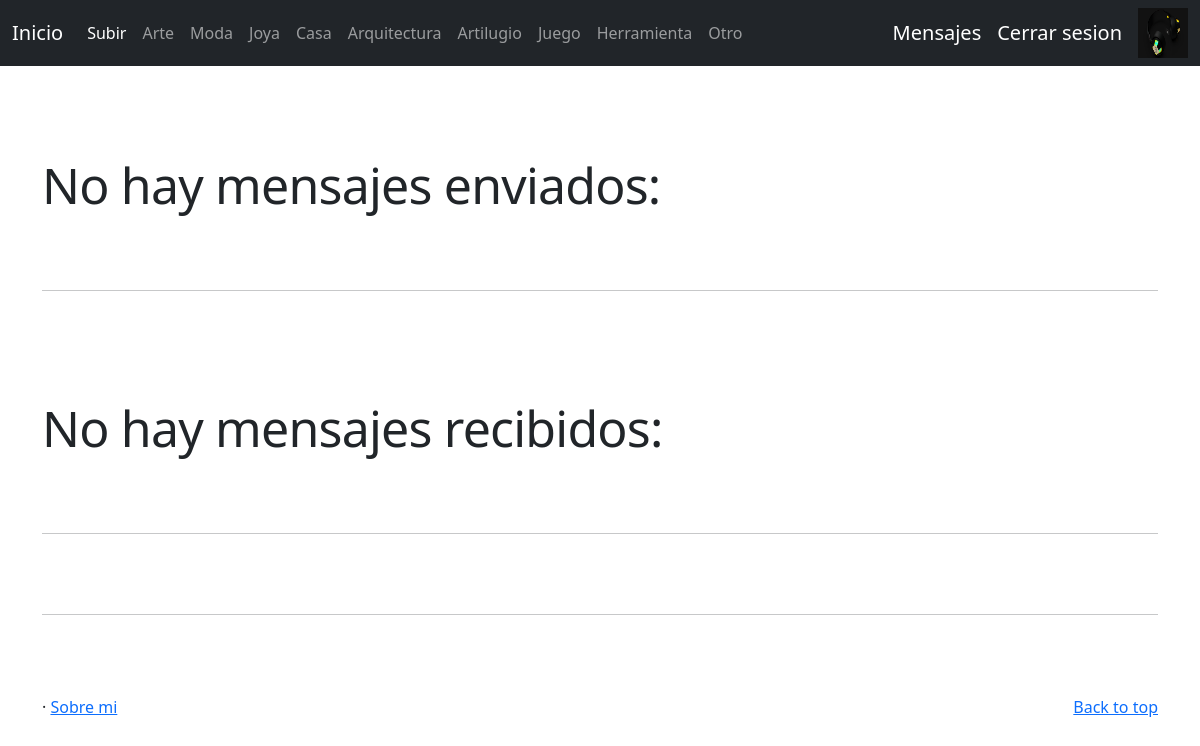
/Base/emisorAndReceptor/ (signed in), run on an earlier commit of the app's database.
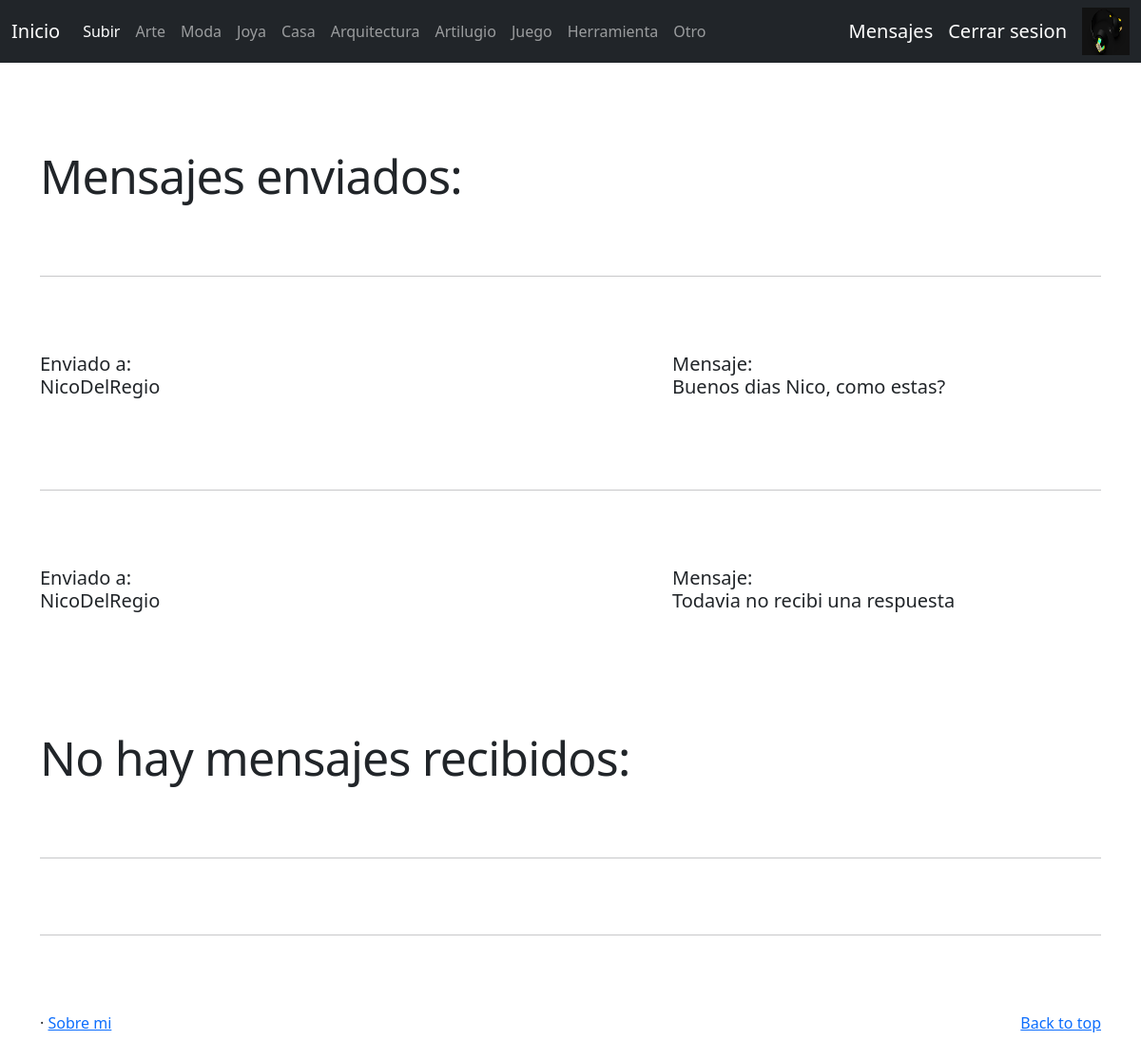
And on a later commit of the database.
### Base/models.py (models this page shows)
class Mensaje(models.Model):
    emisor = models.ForeignKey(User, on_delete=models.CASCADE)
    receptor = models.CharField(max_length=100)
    texto = models.TextField()

### Base/views.py (the view)
# urls.py: path("emisorAndReceptor/", emisorAndReceptor, name="emisorAndReceptor"),
def emisorAndReceptor(request):
    emisor = ["emisor"]
    receptor = ["receptor"]
    user=request.user
    if emisor != "" and receptor != "":
        mensaje = Mensaje.objects.filter(emisor=user).all()
        mesaje = Mensaje.objects.filter(receptor=user).all()
        return render(request, "mensaje2.html", {"mensaje": mensaje, "mesaje": mesaje, "avatar": obtenerAvatar(request)})
    else:
        return render(request, "mensaje2.html")

### Base/views.py (called while the page is built)
def obtenerAvatar(request):
    avatares=Avatar.objects.filter(user=request.user.id)
    if len(avatares)!=0:
        return avatares[0].image.url
    else:
        return "/media/avatar/default.png"

### Base/templates/mensaje2.html (shortened to what this page needs)
{% extends "index.html" %}
{% load static %}
{% block contenido_que_cambia %}
{% if mensaje %}
<h2 class="featurette-heading fw-normal lh-1">Mensajes enviados: </h2>
{% for dato in mensaje %}
<hr class="featurette-divider">
    <div class="row featurette">
      <div class="col-md-7">
        <h5>
            Enviado a: <p class="lead">{{dato.receptor}}</p>
        </h5>
      </div>
      <div class="col-md-5">
        <h5>
            Mensaje: <p class="lead">{{dato.texto}}</p>
        </h5>
      </div>
    </div>
{% endfor %}
{% else %}
<h2 class="featurette-heading fw-normal lh-1">No hay mensajes enviados: </h2>
<hr class="featurette-divider">
{% endif %}
{% if mesaje %}
<h2 class="featurette-heading fw-normal lh-1">Mensajes recibidos: <span class="text-body-secondary"></span></h2>
{% for dato in mesaje %}
<hr class="featurette-divider">
    <div class="row featurette">
      <div class="col-md-7">
        <h5>
            Enviado por: <p class="lead">{{dato.emisor}}</p>
        </h5>
      </div>
      <div class="col-md-5">
        <h5>
            Mensaje: <p class="lead">{{dato.texto}}</p>
        </h5>
      </div>
      <div class="col-md-5">
        <a class="btn btn-danger" href="{% url 'mensajes' %}">Responder</a>
      </div>
    </div>
{% endfor %}
{% else %}
<h2 class="featurette-heading fw-normal lh-1">No hay mensajes recibidos: </h2>
<hr class="featurette-divider">
{% endif %}
<hr class="featurette-divider">
{% endblock %}

What changed in the data, as far as the page shows it:
added Mensaje: receptor "NicoDelRegio", texto "Buenos dias Nico, como estas?"
added Mensaje: receptor "NicoDelRegio", texto "Todavia no recibi una respuesta"
Also different on the page:
text no longer shown: "No hay mensajes enviados:"
text now shown: "Mensajes enviados:"
